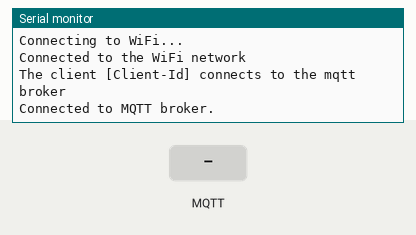
This program was run on a simulated ESP8266 (NodeMCU). Shown: the last lines printed to the serial monitor. The test bench sets the inputs (shaded band). WiFi joins after 1.5 s; servers stay silent unless stated; no MQTT or app messages arrive unless stated.

Above: at 3.2 s.
3.3 s: MQTT message "1" arrives on the first subscribed topic
At 3.9 s:
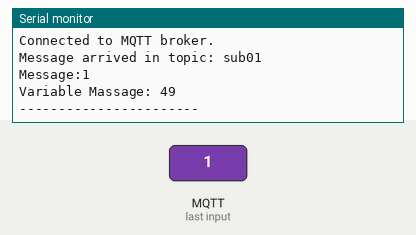
4.8 s: MQTT message "on" arrives on the first subscribed topic
At 5.2 s:
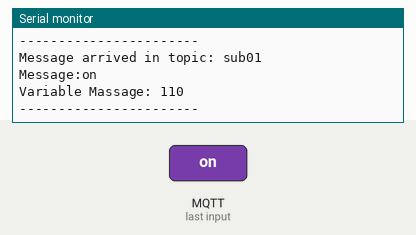
6.3 s: MQTT message "off" arrives on the first subscribed topic
At 7.5 s:
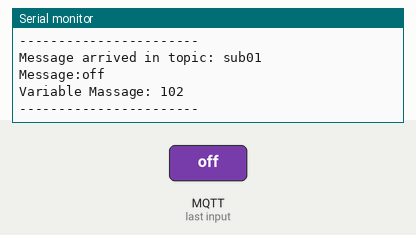

The program:

main.cpp
```cpp
#include <ESP8266WiFi.h>
#include <PubSubClient.h>

// WiFi
const char *ssid = "[Your WiFi Name]";   // Your WiFi name
const char *password = "[Your WiFi Password]";            // Your WiFi password

// MQTT Broker
const char *mqtt_broker = "[Your Broker Address]"; // broker address
const char *mqtt_username = "[Broker User]"; // username for authentication
const char *mqtt_password = "[Broker Password]"; // password for authentication
const int mqtt_port = 8883; // port of MQTT over TCP
const char *client_id = "[Client-Id]";

// Publish topics
const char *mqtt_topic_pub_01 = "pub01";
// Subscribe topics
const char *mqtt_topic_sub_01 = "sub01";

// init wifi client
WiFiClientSecure espClient;
PubSubClient client(espClient);

const char* fingerprint = "42:AE:D8:A3:42:F1:C4:1F:CD:64:9C:D7:4B:A1:EE:5B:5E:D7:E2:B5";
void callback(char* topic, byte* payload, unsigned int length);

void setup() {
  Serial.begin(9600);

  // connecting to a WiFi network
  WiFi.begin(ssid, password);
  while (WiFi.status() != WL_CONNECTED) {
    delay(1000);
    Serial.println("Connecting to WiFi...");
  }
  Serial.println("Connected to the WiFi network");

  // connecting to a mqtt broker
  espClient.setFingerprint(fingerprint);
  client.setServer(mqtt_broker, mqtt_port);
  client.setCallback(callback);
  while (!client.connected()) {
    Serial.printf("The client %s connects to the mqtt broker\n", client_id);
    if (client.connect(client_id, mqtt_username, mqtt_password)) {
        Serial.println("Connected to MQTT broker.");
        client.subscribe(mqtt_topic_sub_01);
    } else {
        Serial.print("Failed to connect to MQTT broker, rc=");
        Serial.print(client.state());
        Serial.println(" Retrying in 5 seconds.");
        delay(5000);
    }
  }
  client.publish(mqtt_topic_pub_01, "Hi I'am ESP8266");
}

String message = "";
void callback(char* topic, byte* payload, unsigned int length) {
    Serial.print("Message arrived in topic: ");
    Serial.println(topic);
    Serial.print("Message:");
    message = "";
    for (int i = 0; i < length; i++) {
        message = "" + ((String) payload[i]);
        Serial.print((char) payload[i]);
    }
    Serial.println();
    Serial.print("Variable Massage: ");
    Serial.println(message);
    Serial.println("-----------------------");
}

void reconnect() {
  while (!client.connected()) {
    Serial.println("Reconnecting to MQTT broker...");
    if (client.connect(client_id, mqtt_username, mqtt_password)) {
        Serial.println("Reconnected to MQTT broker.");
        client.subscribe(mqtt_topic_sub_01);
    } else {
        Serial.print("Failed to reconnect to MQTT broker, rc=");
        Serial.print(client.state());
        Serial.println("Retrying in 5 seconds.");
        delay(5000);
    }
  }
}

void loop() {
  if (!client.connected()) {
    reconnect();
  }
  client.loop();
}
```

Measured:
- after the input at 3.3 s, the serial monitor: prints a new line at once (image 1)
- after the input at 4.8 s, the serial monitor: prints a new line at once (image 2)
- after the input at 6.3 s, the serial monitor: prints a new line at once (image 3)
